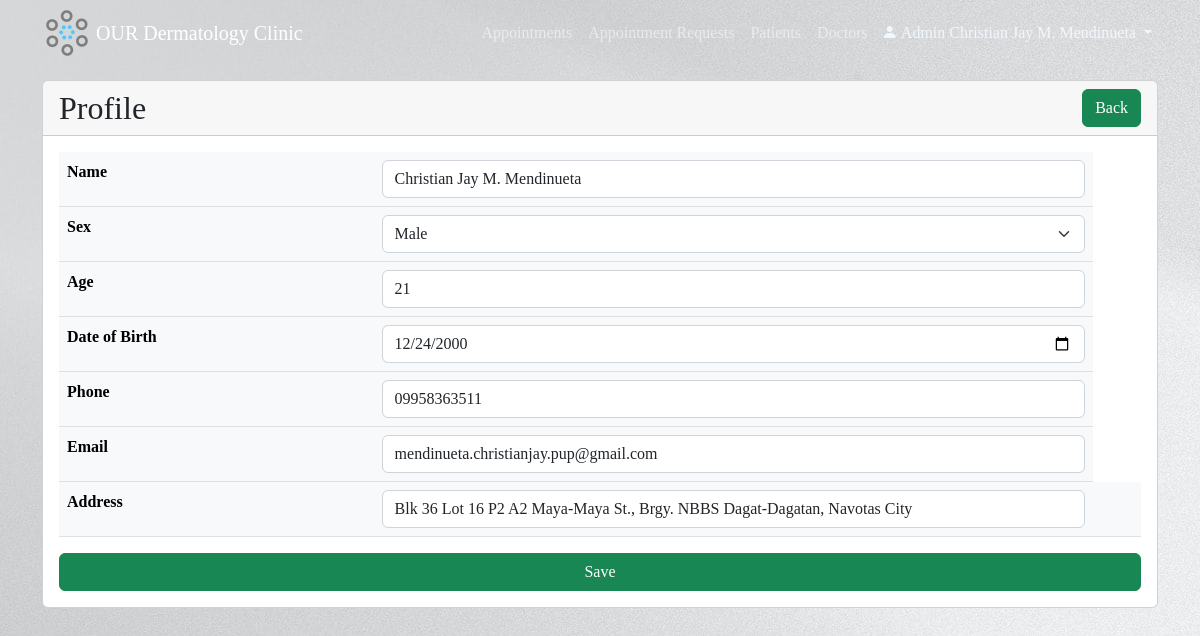
Page /assets/admin/edit_profile.php (signed in) on the committed database.
### tables this page shows
CREATE TABLE `admin_table` (
  `admin_id` int(20) NOT NULL,
  `admin_username` varchar(45) NOT NULL,
  `admin_password` varchar(255) NOT NULL,
  `admin_name` varchar(45) NOT NULL,
  `admin_sex` enum('M','F') DEFAULT NULL,
  `admin_age` int(10) NOT NULL,
  `admin_birthdate` date NOT NULL,
  `admin_email` varchar(45) NOT NULL,
  `admin_phone_no` varchar(11) NOT NULL,
  `admin_address` varchar(100) DEFAULT NULL
);

### assets/admin/edit_profile.php (the view, shortened to what this page needs)
<?php
include "../config.php";
$sessionUser = $_SESSION['admin_id'];
$admin_data = "SELECT * FROM admin_table WHERE admin_id='$sessionUser'";
$results = mysqli_query($conn, $admin_data);
$admin = mysqli_fetch_array($results);
?>
<!DOCTYPE html>
<html>
<head>
    <link href="https://cdn.jsdelivr.net/npm/bootstrap@5.2.0-beta1/dist/css/bootstrap.min.css" rel="stylesheet">
    <link rel="stylesheet" href="https://cdn.jsdelivr.net/npm/bootstrap-icons@1.3.0/font/bootstrap-icons.css">
    <link rel="stylesheet" href="../css/style.css">
</head>
<body>
    <nav class="navbar navbar-expand-lg navbar-dark py-2 fixed-top">
        <div class="container">
            <a href="menu.php#"><img src="../img/logo.png" alt="logo"></a>
            <a href="menu.php" class="navbar-brand mx-1">OUR Dermatology Clinic</a>
            <div class="collapse navbar-collapse" id="navmenu">
                <ul class="navbar-nav ms-auto">
                    <li class="nav-item">
                        <a class="nav-link" href="appointment_records.php">Appointments</a>
                    </li>
                    <li class="nav-item">
                        <a class="nav-link" href="appointment_requests_list.php">Appointment Requests</a>
                    </li>
                    <li class="nav-item">
                        <a class="nav-link" href="patients.php">Patients</a>
                    </li>
                    <li class="nav-item">
						<a class="nav-link" href="doctors.php">Doctors</a>
					</li>
                    <li class="nav-item">
                        <div class="dropdown navbar-nav">
                            <button class="pt-2 dropdown-toggle" id="dropdown_logout" data-bs-toggle="dropdown" aria-expanded="false">
                                <span class="bi-person-fill"> Admin </span><?php if (!empty($admin['admin_name'])) echo $admin['admin_name'];
                                                                            else echo $admin['admin_usernaname']; ?>
                            </button>
                        </div>
                    </li>
                </ul>
            </div>
        </div>
    </nav>
    <section>
        <div class="container">
            <div class="row">
                <div class="col-md-12">
                    <div class="card">
                        <form action="profile.php" method="post" enctype="multipart/form-data">
                            <div class="card-header">
                                <span class="h2"> Profile</span>
                                <a href="profile.php" class="btn btn-success float-end">Back</a>
                            </div>
                            <div class="card-body">
                                <table class="table table-light caption-top">
                                    <tr>
                                        <th scope="row">Name</td>
                                        <td><input type="text" class="form-control" name="admin_name" value="<?php echo $admin['admin_name']; ?>" />
                                        </td>
                                    </tr>
                                    <tr>
                                        <th scope="row">Sex</td>
                                        <td><select name="admin_sex" class="form-select" aria-label="Default select example">
                                                <option <?php if ($admin['admin_sex'] == "M") echo "selected"; ?> value="M">Male</option>
                                            </select>
                                        </td>
                                    </tr>
                                    <tr>
                                        <th scope="row">Age</td>
                                        <td><input type="number" class="form-control" name="admin_age" value="<?php echo $admin['admin_age']; ?>" min="18" />
                                        </td>
                                    </tr>
                                    <tr>
                                        <th scope="row">Date of Birth</td>
                                        <td><input type="date" class="form-control" name="admin_birthdate" value="<?php echo $admin['admin_birthdate']; ?>" />
                                        </td>
                                    </tr>
                                    <tr>
                                        <th scope="row">Phone</td>
                                        <td><input type="tel" class="form-control" name="admin_phone_no" value="<?php echo $admin['admin_phone_no']; ?>" maxlength="11" placeholder="09*********" oninput="this.value = this.value.replace(/[^0-9]/, '');" />
                                        </td>
                                    </tr>
                                    <tr>
                                        <th scope="row">Email</td>
                                        <td><input type="email" class="form-control" name="admin_email" value="<?php echo $admin['admin_email']; ?>" />
                                        </td>
                                    </tr>
                                    <tr>
                                        <th scope="row">Address</td>
                                        <td><input type="text" class="form-control" name="admin_address" value="<?php echo $admin['admin_address']; ?>" />
                                        <td>
                                    </tr>
                                </table>
                                <button name="admin_profile" class="btn btn-success" type="submit">Save</button>
                            </div>
                        </form>
                    </div>
                </div>
    </section>
</body>
</html>

### assets/css/style.css (style rules this page uses)
body::before { display: block; content:''; height: 80px; }
nav { background-image: url(../img/nav.jpg); }
nav img { height: 50px; }
nav button, footer button { background-color: transparent; border: none; color: aliceblue; }
body { background-image: url(../img/background.jpg); }
section button { width: 100%; }
.container { font-family: Century Gothic; }

### rows in the picture
admin_table: admin_name "Christian Jay M. Mendinueta", admin_sex "Male", admin_age "21", admin_birthdate "12/24/2000", admin_phone_no "09958363511", admin_email "mendinueta.christianjay.pup@gmail.com", admin_address "Blk 36 Lot 16 P2 A2 Maya-Maya St., Brgy. NBBS Dagat-Dagatan, Navotas City"
